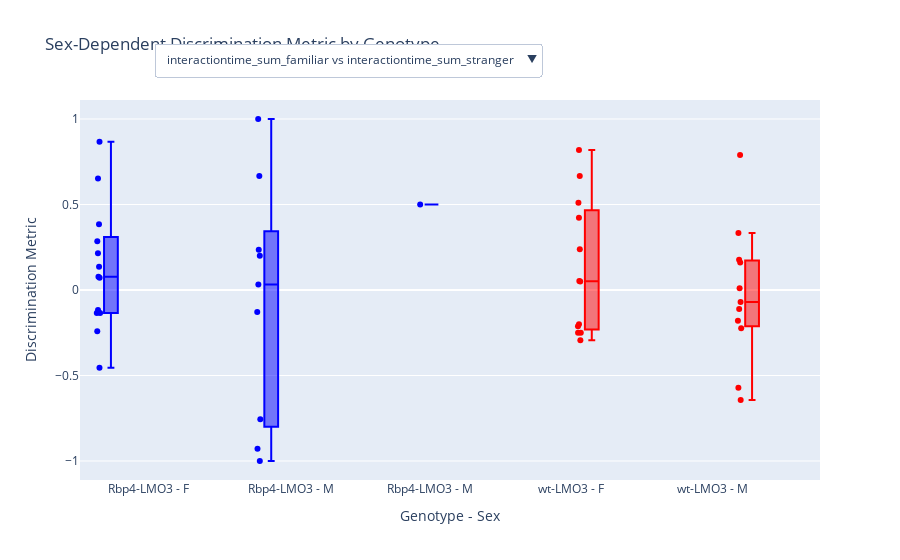

Notebook source saved alongside this figure:
### Code cell
# Calculate the sex-dependent discrimination metric
mouse_analysis.analysis.calculate_sex_dependent_discrimination_metric()

# Perform t-tests on the sex-dependent discrimination index
mouse_analysis.analysis.perform_sex_dependent_discrimination_ttest()

mouse_analysis.analysis.discrimination_ttest_results

# Show the interactive sex-dependent discrimination plot
mouse_analysis.analysis.show_sex_dependent_discrimination_plot()

### Figure 1 — Plotly figure (JSON) as saved in the notebook; plotly's stock layout.template omitted (floating-point values rounded to 4 significant figures)
{"data": [{"boxpoints": "all", "hoverinfo": "text", "hovertext": ["Tag: 3440<br>Age: 9.59 months<br>Discrimination: 0.0714", "Tag: 3437<br>Age: 10.58 months<br>Discrimination: 0.0769", "Tag: 3439<br>Age: 10.58 months<br>Discrimination: 0.2143", "Tag: 3520<br>Age: 9.59 months<br>Discrimination: 0.1364", "Tag: 3525<br>Age: 10.61 months<br>Discrimination: -0.1351", "Tag: 3551<br>Age: 10.61 months<br>Discrimination: -0.1351", "Tag: 3552<br>Age: 10.61 months<br>Discrimination: 0.8667", "Tag: 3557<br>Age: 10.35 months<br>Discrimination: 0.2857", "Tag: 3562<br>Age: 10.18 months<br>Discrimination: -0.1176", "Tag: 3564<br>Age: 10.18 months<br>Discrimination: 0.6522", "Tag: 3565<br>Age: 10.18 months<br>Discrimination: -0.2414", "Tag: 2809<br>Age: 10.05 months<br>Discrimination: -0.4545", "Tag: 2839<br>Age: 10.05 months<br>Discrimination: 0.3846"], "jitter": 0.3, "marker": {"color": "blue", "symbol": "circle"}, "name": "interactiontime_sum_familiar vs interactiontime_sum_stranger | Rbp4-LMO3 - F ", "pointpos": -1.8, "showlegend": false, "type": "box", "visible": true, "x": ["Rbp4-LMO3 - F ", "Rbp4-LMO3 - F ", "Rbp4-LMO3 - F ", "Rbp4-LMO3 - F ", "Rbp4-LMO3 - F ", "Rbp4-LMO3 - F ", "Rbp4-LMO3 - F ", "Rbp4-LMO3 - F ", "Rbp4-LMO3 - F ", "Rbp4-LMO3 - F ", "Rbp4-LMO3 - F ", "Rbp4-LMO3 - F ", "Rbp4-LMO3 - F "], "y": [0.07143, 0.07692, 0.2143, 0.1364, -0.1351, -0.1351, 0.8667, 0.2857, -0.1176, 0.6522, -0.2414, -0.4545, 0.3846]}, {"boxpoints": "all", "hoverinfo": "text", "hovertext": ["Tag: 3427<br>Age: 5.65 months<br>Discrimination: 0.2353", "Tag: 3515<br>Age: 9.79 months<br>Discrimination: -1.0000", "Tag: 3518<br>Age: 9.79 months<br>Discrimination: -0.1282", "Tag: 3522<br>Age: 9.69 months<br>Discrimination: -0.9286", "Tag: 3523<br>Age: 9.69 months<br>Discrimination: 1.0000", "Tag: 3554<br>Age: 9.23 months<br>Discrimination: 0.2000", "Tag: 3559<br>Age: 9.10 months<br>Discrimination: -0.7561", "Tag: 3561<br>Age: 9.10 months<br>Discrimination: 0.6667", "Tag: 3548<br>Age: 8.97 months<br>Discrimination: 0.0323"], "jitter": 0.3, "marker": {"color": "blue", "symbol": "circle"}, "name": "interactiontime_sum_familiar vs interactiontime_sum_stranger | Rbp4-LMO3 - M", "pointpos": -1.8, "showlegend": false, "type": "box", "visible": true, "x": ["Rbp4-LMO3 - M", "Rbp4-LMO3 - M", "Rbp4-LMO3 - M", "Rbp4-LMO3 - M", "Rbp4-LMO3 - M", "Rbp4-LMO3 - M", "Rbp4-LMO3 - M", "Rbp4-LMO3 - M", "Rbp4-LMO3 - M"], "y": [0.2353, -1, -0.1282, -0.9286, 1, 0.2, -0.7561, 0.6667, 0.03226]}, {"boxpoints": "all", "hoverinfo": "text", "hovertext": ["Tag: 3435<br>Age: 10.61 months<br>Discrimination: 0.5000"], "jitter": 0.3, "marker": {"color": "blue", "symbol": "circle"}, "name": "interactiontime_sum_familiar vs interactiontime_sum_stranger | Rbp4-LMO3 - M ", "pointpos": -1.8, "showlegend": false, "type": "box", "visible": true, "x": ["Rbp4-LMO3 - M "], "y": [0.5]}, {"boxpoints": "all", "hoverinfo": "text", "hovertext": ["Tag: 3429<br>Age: 9.59 months<br>Discrimination: 0.5102", "Tag: 3438<br>Age: 10.58 months<br>Discrimination: 0.6667", "Tag: 3445<br>Age: 9.86 months<br>Discrimination: -0.2500", "Tag: 3519<br>Age: 9.59 months<br>Discrimination: -0.2500", "Tag: 3521<br>Age: 8.94 months<br>Discrimination: -0.2941", "Tag: 3524<br>Age: 10.61 months<br>Discrimination: 0.0526", "Tag: 3553<br>Age: 10.61 months<br>Discrimination: 0.8182", "Tag: 3556<br>Age: 10.35 months<br>Discrimination: 0.0500", "Tag: 3558<br>Age: 10.35 months<br>Discrimination: 0.2381", "Tag: 3563<br>Age: 10.18 months<br>Discrimination: 0.4222", "Tag: 2808<br>Age: 10.05 months<br>Discrimination: -0.2121", "Tag: 2838<br>Age: 10.05 months<br>Discrimination: -0.2000"], "jitter": 0.3, "marker": {"color": "red", "symbol": "circle"}, "name": "interactiontime_sum_familiar vs interactiontime_sum_stranger | wt-LMO3 - F ", "pointpos": -1.8, "showlegend": false, "type": "box", "visible": true, "x": ["wt-LMO3 - F ", "wt-LMO3 - F ", "wt-LMO3 - F ", "wt-LMO3 - F ", "wt-LMO3 - F ", "wt-LMO3 - F ", "wt-LMO3 - F ", "wt-LMO3 - F ", "wt-LMO3 - F ", "wt-LMO3 - F ", "wt-LMO3 - F ", "wt-LMO3 - F "], "y": [0.5102, 0.6667, -0.25, -0.25, -0.2941, 0.05263, 0.8182, 0.05, 0.2381, 0.4222, -0.2121, -0.2]}, {"boxpoints": "all", "hoverinfo": "text", "hovertext": ["Tag: 3428<br>Age: 5.65 months<br>Discrimination: 0.0097", "Tag: 3434<br>Age: 10.61 months<br>Discrimination: 0.1765", "Tag: 3436<br>Age: 10.61 months<br>Discrimination: 0.1607", "Tag: 3442<br>Age: 9.86 months<br>Discrimination: -0.2231", "Tag: 3514<br>Age: 9.79 months<br>Discrimination: -0.6429", "Tag: 3516<br>Age: 9.79 months<br>Discrimination: -0.1111", "Tag: 3517<br>Age: 9.79 months<br>Discrimination: -0.1795", "Tag: 3555<br>Age: 9.23 months<br>Discrimination: -0.5714", "Tag: 3560<br>Age: 9.10 months<br>Discrimination: 0.3333", "Tag: 3549<br>Age: 8.97 months<br>Discrimination: -0.0698", "Tag: 3550<br>Age: 8.97 months<br>Discrimination: 0.7895"], "jitter": 0.3, "marker": {"color": "red", "symbol": "circle"}, "name": "interactiontime_sum_familiar vs interactiontime_sum_stranger | wt-LMO3 - M", "pointpos": -1.8, "showlegend": false, "type": "box", "visible": true, "x": ["wt-LMO3 - M", "wt-LMO3 - M", "wt-LMO3 - M", "wt-LMO3 - M", "wt-LMO3 - M", "wt-LMO3 - M", "wt-LMO3 - M", "wt-LMO3 - M", "wt-LMO3 - M", "wt-LMO3 - M", "wt-LMO3 - M"], "y": [0.009709, 0.1765, 0.1607, -0.2231, -0.6429, -0.1111, -0.1795, -0.5714, 0.3333, -0.06977, 0.7895]}, {"boxpoints": "all", "hoverinfo": "text", "hovertext": ["Tag: 3440<br>Age: 9.59 months<br>Discrimination: -0.0722", "Tag: 3437<br>Age: 10.58 months<br>Discrimination: 0.0769", "Tag: 3439<br>Age: 10.58 months<br>Discrimination: 0.1057", "Tag: 3520<br>Age: 9.59 months<br>Discrimination: -0.0654", "Tag: 3525<br>Age: 10.61 months<br>Discrimination: 0.2527", "Tag: 3551<br>Age: 10.61 months<br>Discrimination: 0.3538", "Tag: 3552<br>Age: 10.61 months<br>Discrimination: 0.4737", "Tag: 3557<br>Age: 10.35 months<br>Discrimination: 0.1489", "Tag: 3562<br>Age: 10.18 months<br>Discrimination: -0.1176", "Tag: 3564<br>Age: 10.18 months<br>Discrimination: 0.4074", "Tag: 3565<br>Age: 10.18 months<br>Discrimination: 0.1756", "Tag: 2809<br>Age: 10.05 months<br>Discrimination: -0.4545", "Tag: 2839<br>Age: 10.05 months<br>Discrimination: 0.0588"], "jitter": 0.3, "marker": {"color": "blue", "symbol": "circle"}, "name": "interactiontime_avg_familiar vs interactiontime_avg_stranger | Rbp4-LMO3 - F ", "pointpos": -1.8, "showlegend": false, "type": "box", "visible": false, "x": ["Rbp4-LMO3 - F ", "Rbp4-LMO3 - F ", "Rbp4-LMO3 - F ", "Rbp4-LMO3 - F ", "Rbp4-LMO3 - F ", "Rbp4-LMO3 - F ", "Rbp4-LMO3 - F ", "Rbp4-LMO3 - F ", "Rbp4-LMO3 - F ", "Rbp4-LMO3 - F ", "Rbp4-LMO3 - F ", "Rbp4-LMO3 - F ", "Rbp4-LMO3 - F "], "y": [-0.07216, 0.07692, 0.1057, -0.06542, 0.2527, 0.3538, 0.4737, 0.1489, -0.1176, 0.4074, 0.1756, -0.4545, 0.05882]}, {"boxpoints": "all", "hoverinfo": "text", "hovertext": ["Tag: 3427<br>Age: 5.65 months<br>Discrimination: 0.2844", "Tag: 3515<br>Age: 9.79 months<br>Discrimination: -1.0000", "Tag: 3518<br>Age: 9.79 months<br>Discrimination: 0.4211", "Tag: 3522<br>Age: 9.69 months<br>Discrimination: -0.4211", "Tag: 3523<br>Age: 9.69 months<br>Discrimination: 1.0000", "Tag: 3554<br>Age: 9.23 months<br>Discrimination: 0.0909", "Tag: 3559<br>Age: 9.10 months<br>Discrimination: -0.2308", "Tag: 3561<br>Age: 9.10 months<br>Discrimination: 0.0345", "Tag: 3548<br>Age: 8.97 months<br>Discrimination: 0.0323"], "jitter": 0.3, "marker": {"color": "blue", "symbol": "circle"}, "name": "interactiontime_avg_familiar vs interactiontime_avg_stranger | Rbp4-LMO3 - M", "pointpos": -1.8, "showlegend": false, "type": "box", "visible": false, "x": ["Rbp4-LMO3 - M", "Rbp4-LMO3 - M", "Rbp4-LMO3 - M", "Rbp4-LMO3 - M", "Rbp4-LMO3 - M", "Rbp4-LMO3 - M", "Rbp4-LMO3 - M", "Rbp4-LMO3 - M", "Rbp4-LMO3 - M"], "y": [0.2844, -1, 0.4211, -0.4211, 1, 0.09091, -0.2308, 0.03448, 0.03226]}, {"boxpoints": "all", "hoverinfo": "text", "hovertext": ["Tag: 3435<br>Age: 10.61 months<br>Discrimination: 0.5000"], "jitter": 0.3, "marker": {"color": "blue", "symbol": "circle"}, "name": "interactiontime_avg_familiar vs interactiontime_avg_stranger | Rbp4-LMO3 - M ", "pointpos": -1.8, "showlegend": false, "type": "box", "visible": false, "x": ["Rbp4-LMO3 - M "], "y": [0.5]}, {"boxpoints": "all", "hoverinfo": "text", "hovertext": ["Tag: 3429<br>Age: 9.59 months<br>Discrimination: 0.0137", "Tag: 3438<br>Age: 10.58 months<br>Discrimination: 0.1538", "Tag: 3445<br>Age: 9.86 months<br>Discrimination: -0.1864", "Tag: 3519<br>Age: 9.59 months<br>Discrimination: -0.2500", "Tag: 3521<br>Age: 8.94 months<br>Discrimination: -0.3469", "Tag: 3524<br>Age: 10.61 months<br>Discrimination: 0.0526", "Tag: 3553<br>Age: 10.61 months<br>Discrimination: 0.1111", "Tag: 3556<br>Age: 10.35 months<br>Discrimination: -0.1276", "Tag: 3558<br>Age: 10.35 months<br>Discrimination: -0.0370", "Tag: 3563<br>Age: 10.18 months<br>Discrimination: 0.4834", "Tag: 2808<br>Age: 10.05 months<br>Discrimination: -0.0714", "Tag: 2838<br>Age: 10.05 months<br>Discrimination: -0.0909"], "jitter": 0.3, "marker": {"color": "red", "symbol": "circle"}, "name": "interactiontime_avg_familiar vs interactiontime_avg_stranger | wt-LMO3 - F ", "pointpos": -1.8, "showlegend": false, "type": "box", "visible": false, "x": ["wt-LMO3 - F ", "wt-LMO3 - F ", "wt-LMO3 - F ", "wt-LMO3 - F ", "wt-LMO3 - F ", "wt-LMO3 - F ", "wt-LMO3 - F ", "wt-LMO3 - F ", "wt-LMO3 - F ", "wt-LMO3 - F ", "wt-LMO3 - F ", "wt-LMO3 - F "], "y": [0.0137, 0.1538, -0.1864, -0.25, -0.3469, 0.05263, 0.1111, -0.1276, -0.03704, 0.4834, -0.07143, -0.09091]}, {"boxpoints": "all", "hoverinfo": "text", "hovertext": ["Tag: 3428<br>Age: 5.65 months<br>Discrimination: 0.0623", "Tag: 3434<br>Age: 10.61 months<br>Discrimination: -0.3893", "Tag: 3436<br>Age: 10.61 months<br>Discrimination: 0.0029", "Tag: 3442<br>Age: 9.86 months<br>Discrimination: 0.0668", "Tag: 3514<br>Age: 9.79 months<br>Discrimination: -0.2661", "Tag: 3516<br>Age: 9.79 months<br>Discrimination: -0.1795", "Tag: 3517<br>Age: 9.79 months<br>Discrimination: 0.1120", "Tag: 3555<br>Age: 9.23 months<br>Discrimination: -0.3538", "Tag: 3560<br>Age: 9.10 months<br>Discrimination: 0.4545", "Tag: 3549<br>Age: 8.97 months<br>Discrimination: -0.0698", "Tag: 3550<br>Age: 8.97 months<br>Discrimination: 0.2593"], "jitter": 0.3, "marker": {"color": "red", "symbol": "circle"}, "name": "interactiontime_avg_familiar vs interactiontime_avg_stranger | wt-LMO3 - M", "pointpos": -1.8, "showlegend": false, "type": "box", "visible": false, "x": ["wt-LMO3 - M", "wt-LMO3 - M", "wt-LMO3 - M", "wt-LMO3 - M", "wt-LMO3 - M", "wt-LMO3 - M", "wt-LMO3 - M", "wt-LMO3 - M", "wt-LMO3 - M", "wt-LMO3 - M", "wt-LMO3 - M"], "y": [0.06231, -0.3893, 0.002893, 0.06683, -0.2661, -0.1795, 0.112, -0.3538, 0.4545, -0.06977, 0.2593]}, {"boxpoints": "all", "hoverinfo": "text", "hovertext": ["Tag: 3440<br>Age: 9.59 months<br>Discrimination: 0.1429", "Tag: 3437<br>Age: 10.58 months<br>Discrimination: 0.0000", "Tag: 3439<br>Age: 10.58 months<br>Discrimination: 0.1111", "Tag: 3520<br>Age: 9.59 months<br>Discrimination: 0.2000", "Tag: 3525<br>Age: 10.61 months<br>Discrimination: -0.3750", "Tag: 3551<br>Age: 10.61 months<br>Discrimination: -0.4667", "Tag: 3552<br>Age: 10.61 months<br>Discrimination: 0.6667", "Tag: 3557<br>Age: 10.35 months<br>Discrimination: 0.1429", "Tag: 3562<br>Age: 10.18 months<br>Discrimination: 0.0000", "Tag: 3564<br>Age: 10.18 months<br>Discrimination: 0.3333", "Tag: 3565<br>Age: 10.18 months<br>Discrimination: -0.4000", "Tag: 2809<br>Age: 10.05 months<br>Discrimination: 0.0000", "Tag: 2839<br>Age: 10.05 months<br>Discrimination: 0.3333"], "jitter": 0.3, "marker": {"color": "blue", "symbol": "circle"}, "name": "approach_sum_familiar vs approach_sum_stranger | Rbp4-LMO3 - F ", "pointpos": -1.8, "showlegend": false, "type": "box", "visible": false, "x": ["Rbp4-LMO3 - F ", "Rbp4-LMO3 - F ", "Rbp4-LMO3 - F ", "Rbp4-LMO3 - F ", "Rbp4-LMO3 - F ", "Rbp4-LMO3 - F ", "Rbp4-LMO3 - F ", "Rbp4-LMO3 - F ", "Rbp4-LMO3 - F ", "Rbp4-LMO3 - F ", "Rbp4-LMO3 - F ", "Rbp4-LMO3 - F ", "Rbp4-LMO3 - F "], "y": [0.1429, 0, 0.1111, 0.2, -0.375, -0.4667, 0.6667, 0.1429, 0, 0.3333, -0.4, 0, 0.3333]}, {"boxpoints": "all", "hoverinfo": "text", "hovertext": ["Tag: 3427<br>Age: 5.65 months<br>Discrimination: -0.0526", "Tag: 3515<br>Age: 9.79 months<br>Discrimination: -1.0000", "Tag: 3518<br>Age: 9.79 months<br>Discrimination: -0.5211", "Tag: 3522<br>Age: 9.69 months<br>Discrimination: -0.8333", "Tag: 3523<br>Age: 9.69 months<br>Discrimination: 1.0000", "Tag: 3554<br>Age: 9.23 months<br>Discrimination: 0.1111", "Tag: 3559<br>Age: 9.10 months<br>Discrimination: -0.6364", "Tag: 3561<br>Age: 9.10 months<br>Discrimination: 0.6471", "Tag: 3548<br>Age: 8.97 months<br>Discrimination: 0.0000"], "jitter": 0.3, "marker": {"color": "blue", "symbol": "circle"}, "name": "approach_sum_familiar vs approach_sum_stranger | Rbp4-LMO3 - M", "pointpos": -1.8, "showlegend": false, "type": "box", "visible": false, "x": ["Rbp4-LMO3 - M", "Rbp4-LMO3 - M", "Rbp4-LMO3 - M", "Rbp4-LMO3 - M", "Rbp4-LMO3 - M", "Rbp4-LMO3 - M", "Rbp4-LMO3 - M", "Rbp4-LMO3 - M", "Rbp4-LMO3 - M"], "y": [-0.05263, -1, -0.5211, -0.8333, 1, 0.1111, -0.6364, 0.6471, 0]}, {"boxpoints": "all", "hoverinfo": "text", "hovertext": ["Tag: 3435<br>Age: 10.61 months<br>Discrimination: 0.0000"], "jitter": 0.3, "marker": {"color": "blue", "symbol": "circle"}, "name": "approach_sum_familiar vs approach_sum_stranger | Rbp4-LMO3 - M ", "pointpos": -1.8, "showlegend": false, "type": "box", "visible": false, "x": ["Rbp4-LMO3 - M "], "y": [0]}, {"boxpoints": "all", "hoverinfo": "text", "hovertext": ["Tag: 3429<br>Age: 9.59 months<br>Discrimination: 0.5000", "Tag: 3438<br>Age: 10.58 months<br>Discrimination: 0.5714", "Tag: 3445<br>Age: 9.86 months<br>Discrimination: -0.0667", "Tag: 3519<br>Age: 9.59 months<br>Discrimination: 0.0000", "Tag: 3521<br>Age: 8.94 months<br>Discrimination: 0.0588", "Tag: 3524<br>Age: 10.61 months<br>Discrimination: 0.0000", "Tag: 3553<br>Age: 10.61 months<br>Discrimination: 0.7778", "Tag: 3556<br>Age: 10.35 months<br>Discrimination: 0.1765", "Tag: 3558<br>Age: 10.35 months<br>Discrimination: 0.2727", "Tag: 3563<br>Age: 10.18 months<br>Discrimination: -0.0769", "Tag: 2808<br>Age: 10.05 months<br>Discrimination: -0.1429", "Tag: 2838<br>Age: 10.05 months<br>Discrimination: -0.1111"], "jitter": 0.3, "marker": {"color": "red", "symbol": "circle"}, "name": "approach_sum_familiar vs approach_sum_stranger | wt-LMO3 - F ", "pointpos": -1.8, "showlegend": false, "type": "box", "visible": false, "x": ["wt-LMO3 - F ", "wt-LMO3 - F ", "wt-LMO3 - F ", "wt-LMO3 - F ", "wt-LMO3 - F ", "wt-LMO3 - F ", "wt-LMO3 - F ", "wt-LMO3 - F ", "wt-LMO3 - F ", "wt-LMO3 - F ", "wt-LMO3 - F ", "wt-LMO3 - F "], "y": [0.5, 0.5714, -0.06667, 0, 0.05882, 0, 0.7778, 0.1765, 0.2727, -0.07692, -0.1429, -0.1111]}, {"boxpoints": "all", "hoverinfo": "text", "hovertext": ["Tag: 3428<br>Age: 5.65 months<br>Discrimination: -0.0526", "Tag: 3434<br>Age: 10.61 months<br>Discrimination: 0.5294", "Tag: 3436<br>Age: 10.61 months<br>Discrimination: 0.1579", "Tag: 3442<br>Age: 9.86 months<br>Discrimination: -0.2857", "Tag: 3514<br>Age: 9.79 months<br>Discrimination: -0.4545", "Tag: 3516<br>Age: 9.79 months<br>Discrimination: 0.0667", "Tag: 3517<br>Age: 9.79 months<br>Discrimination: -0.2857", "Tag: 3555<br>Age: 9.23 months<br>Discrimination: -0.2727", "Tag: 3560<br>Age: 9.10 months<br>Discrimination: -0.1429", "Tag: 3549<br>Age: 8.97 months<br>Discrimination: 0.0000", "Tag: 3550<br>Age: 8.97 months<br>Discrimination: 0.6667"], "jitter": 0.3, "marker": {"color": "red", "symbol": "circle"}, "name": "approach_sum_familiar vs approach_sum_stranger | wt-LMO3 - M", "pointpos": -1.8, "showlegend": false, "type": "box", "visible": false, "x": ["wt-LMO3 - M", "wt-LMO3 - M", "wt-LMO3 - M", "wt-LMO3 - M", "wt-LMO3 - M", "wt-LMO3 - M", "wt-LMO3 - M", "wt-LMO3 - M", "wt-LMO3 - M", "wt-LMO3 - M", "wt-LMO3 - M"], "y": [-0.05263, 0.5294, 0.1579, -0.2857, -0.4545, 0.06667, -0.2857, -0.2727, -0.1429, 0, 0.6667]}], "layout": {"boxmode": "group", "title": {"text": "Sex-Dependent Discrimination Metric by Genotype"}, "updatemenus": [{"buttons": [{"args": [{"visible": [true, true, true, true, true, false, false, false, false, false, false, false, false, false, false]}, {"title": "Sex-Dependent Discrimination Metric: interactiontime_sum_familiar vs interactiontime_sum_stranger"}], "label": "interactiontime_sum_familiar vs interactiontime_sum_stranger", "method": "update"}, {"args": [{"visible": [false, false, false, false, false, true, true, true, true, true, false, false, false, false, false]}, {"title": "Sex-Dependent Discrimination Metric: interactiontime_avg_familiar vs interactiontime_avg_stranger"}], "label": "interactiontime_avg_familiar vs interactiontime_avg_stranger", "method": "update"}, {"args": [{"visible": [false, false, false, false, false, false, false, false, false, false, true, true, true, true, true]}, {"title": "Sex-Dependent Discrimination Metric: approach_sum_familiar vs approach_sum_stranger"}], "label": "approach_sum_familiar vs approach_sum_stranger", "method": "update"}], "direction": "down", "showactive": true, "x": 0.1, "xanchor": "left", "y": 1.15, "yanchor": "top"}], "xaxis": {"title": {"text": "Genotype - Sex"}}, "yaxis": {"title": {"text": "Discrimination Metric"}}}}
